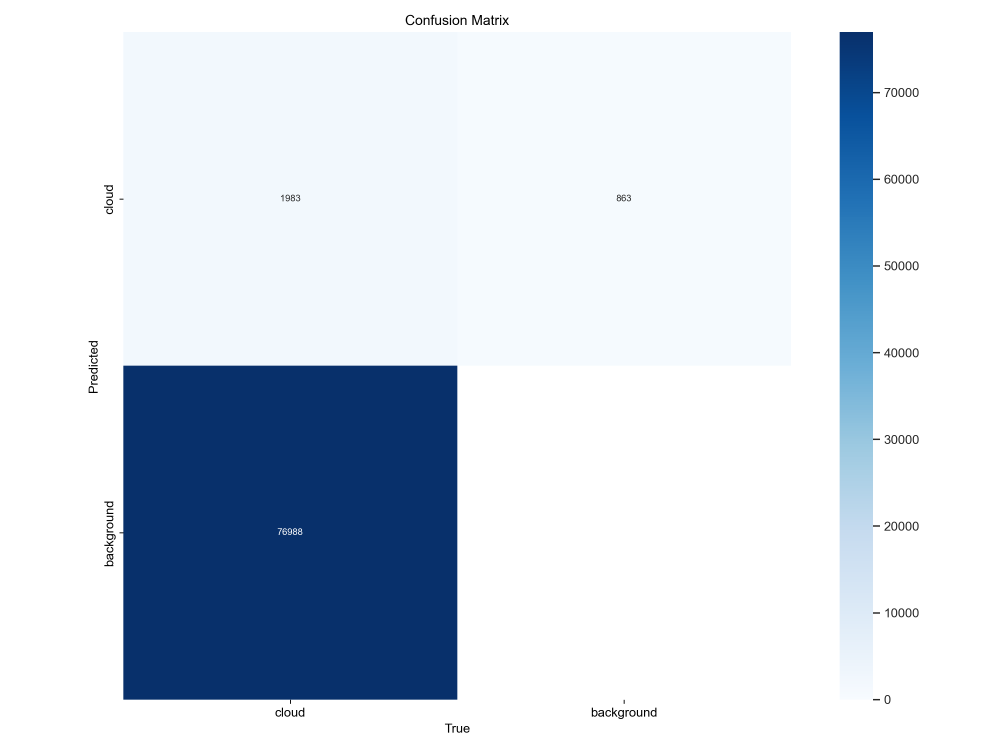
#> input picture model/SAM/segment/train/confusion_matrix.png, 3000 x 2250 px, found by its file name (shown at 1/3 size); its folder holds 4 pictures in this run
$ python get_countours.py
#> lines starting #> are read from the running program, lines starting #| are printed output that depends on the picture; after the words box and inside, x2 and y2 are one past the last pixel; in counts of white or black regions, pixels touching at a corner belong together
import os
import sys
import cv2
import numpy as np

sys.path.append(os.getcwd())


def list_image_files(images_folder: str):
    """
    list all files in  data/ to create the X and target files list
    :param images_folder:
    :return:
    """
    images_list = [os.path.join(images_folder, image_name) for image_name in os.listdir(images_folder)
                   if ".DS_Store" not in image_name
                   ]
    return images_list


def from_mask_image_to_coordinates(mask_file_name: str, cloud_class: str):
    """
    It converts a mask image to many x, y coordinates.
    Used for training a SAM model.
    See: https://www.tutorialspoint.com/opencv_python/opencv_python_image_contours.htm
    See: https://docs.ultralytics.com/datasets/segment/
    """
#> called with mask_file_name = 'Dataset/masks/train/confusion_matrix.png', cloud_class = '0'
    image_mask = cv2.imread(mask_file_name, 0)  # 0 for gray scale
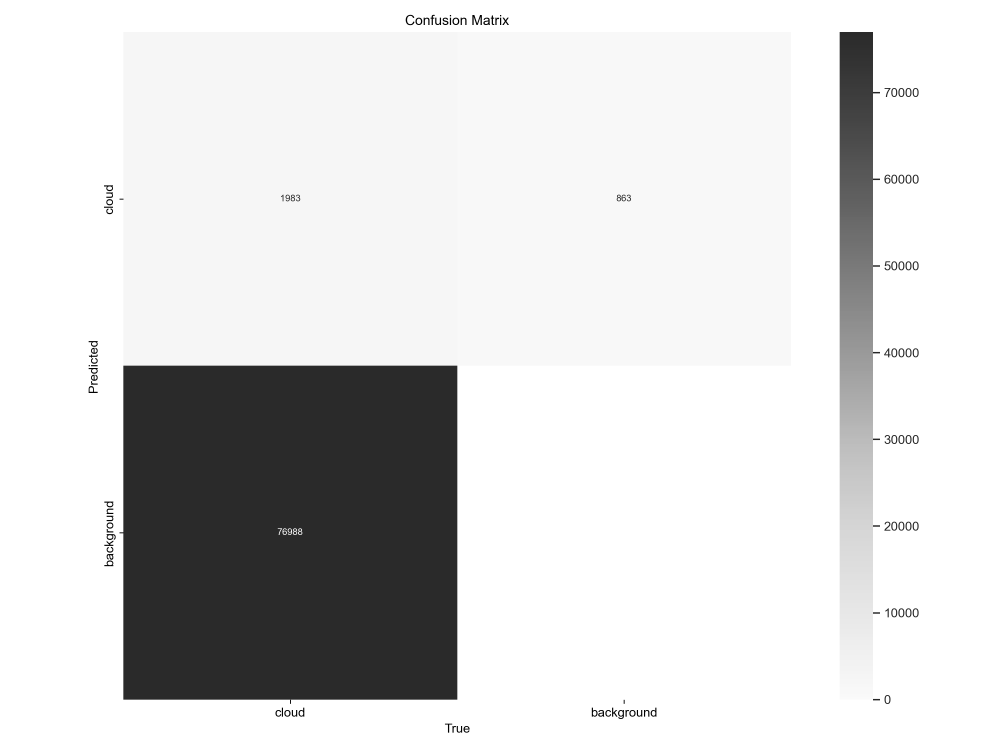
#> image_mask: shape (2250, 3000) (shown at 1/3 size); min 0, max 255, mean 217.3
    height, width = image_mask.shape
#> height = 2250; width = 3000

    if np.any(image_mask, where=255):  # convert if there are clouds
        image_mask = cv2.Canny(image_mask, 30, 200)  # Canny edge detection
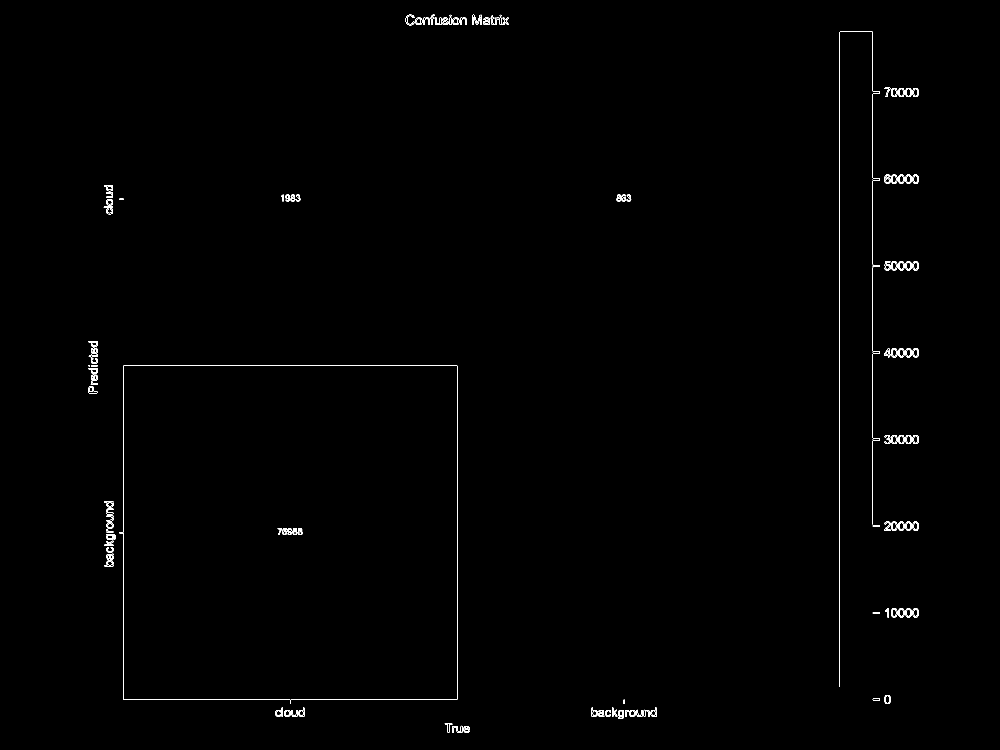
#> image_mask: shape (2250, 3000) (shown at 1/3 size); 0.3% white in thin lines or dots, all inside (x1, y1, x2, y2) = (265, 44, 2756, 2198)

        contours, _ = cv2.findContours(
            image_mask,
            cv2.RETR_EXTERNAL,
            cv2.CHAIN_APPROX_NONE
        )
#> contours = 118 contours, 17 with area under 20; largest, box (x1, y1, x2, y2) and area: (358, 1096, 1372, 2112) 1004054, (2716, 1305, 2735, 1332) 406, (2716, 1045, 2735, 1072) 406, (2695, 1305, 2714, 1332) 405, (2695, 1045, 2714, 1072) 405

        mask_coordinates = []
        for ncontour in range(len(contours)):
            contour = contours[ncontour]
            normalized_contour = contour.reshape(-1, 2) / [width, height]
            flatten_contour = normalized_contour.flatten()
            flatten_contour = np.insert(flatten_contour.astype("str"), 0, cloud_class)
            mask_coordinates.append(flatten_contour)
#> this loop made 118 passes
#> after the loop, mask_coordinates = 118 items
    else:
        mask_coordinates = None
    return mask_coordinates


def generate_labels_files(mask_path: str, label_path: str, cloud_class: str):
    images_filenames = list_image_files(mask_path)
    for index in range(len(images_filenames)):
        print(images_filenames[index])
        mask_fname = images_filenames[index]
        labels = from_mask_image_to_coordinates(mask_fname, cloud_class=str(cloud_class))
#> labels = 118 items

        if labels is not None:
            label_fname = mask_fname.split("/")[-1].split(".")[0] + ".txt"
            label_fname = label_fname.replace("MASK_", "RGB_")
            with open(os.path.join(label_path, label_fname), "w") as label_file:
                for mask_coords in labels:
                    label_file.write(" ".join(mask_coords) + "\n")
#> pass 2 of the loop in generate_labels_files, `for index in range(len(images_filenames)):`:
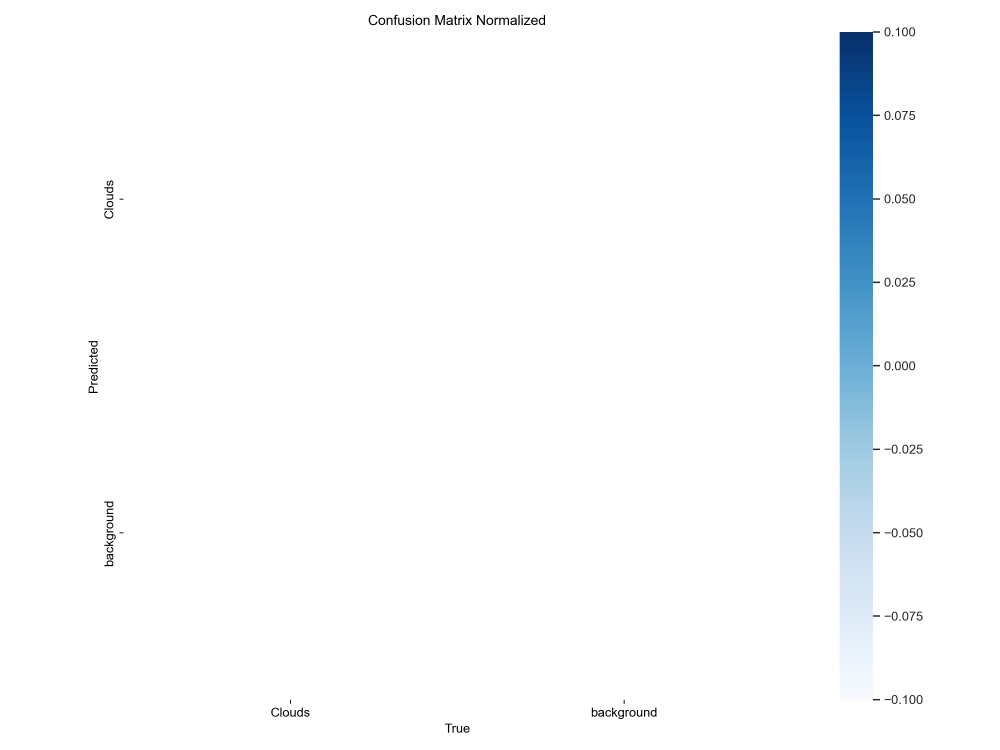
#> input picture model/SAM/segment/train/confusion_matrix_normalized.png, 3000 x 2250 px, found by its file name (shown at 1/3 size)
#> in from_mask_image_to_coordinates (call 2), `image_mask = cv2.imread(mask_file_name, 0)`:
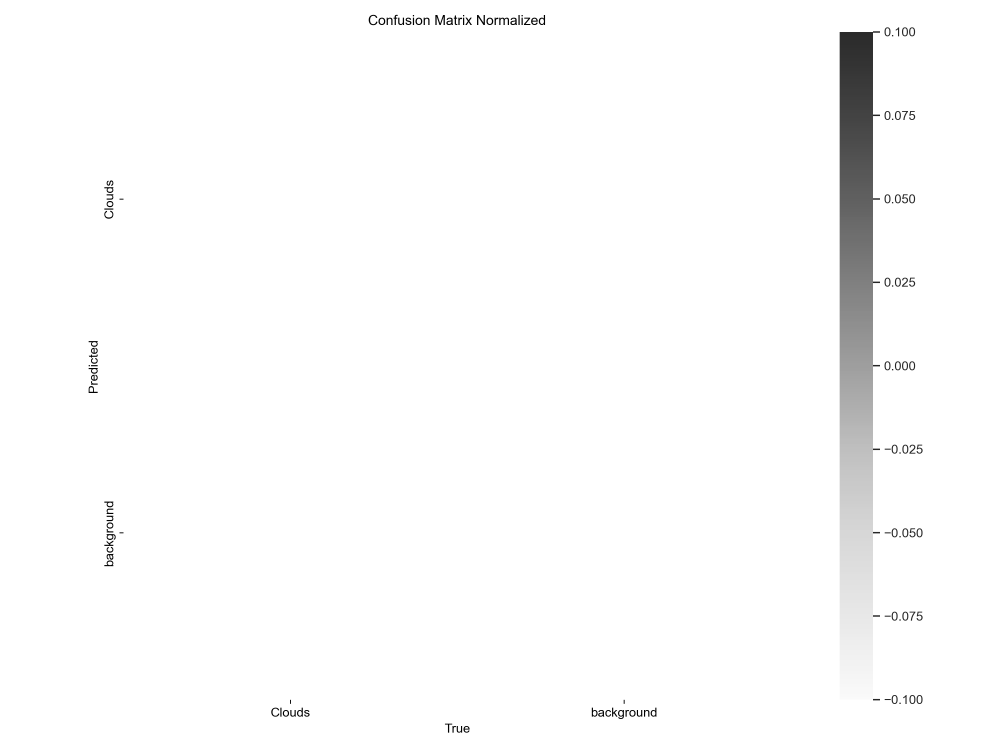
#> image_mask: shape (2250, 3000) (shown at 1/3 size); min 0, max 255, mean 251.3
#> in from_mask_image_to_coordinates (call 2), `image_mask = cv2.Canny(image_mask, 30, 200)`:
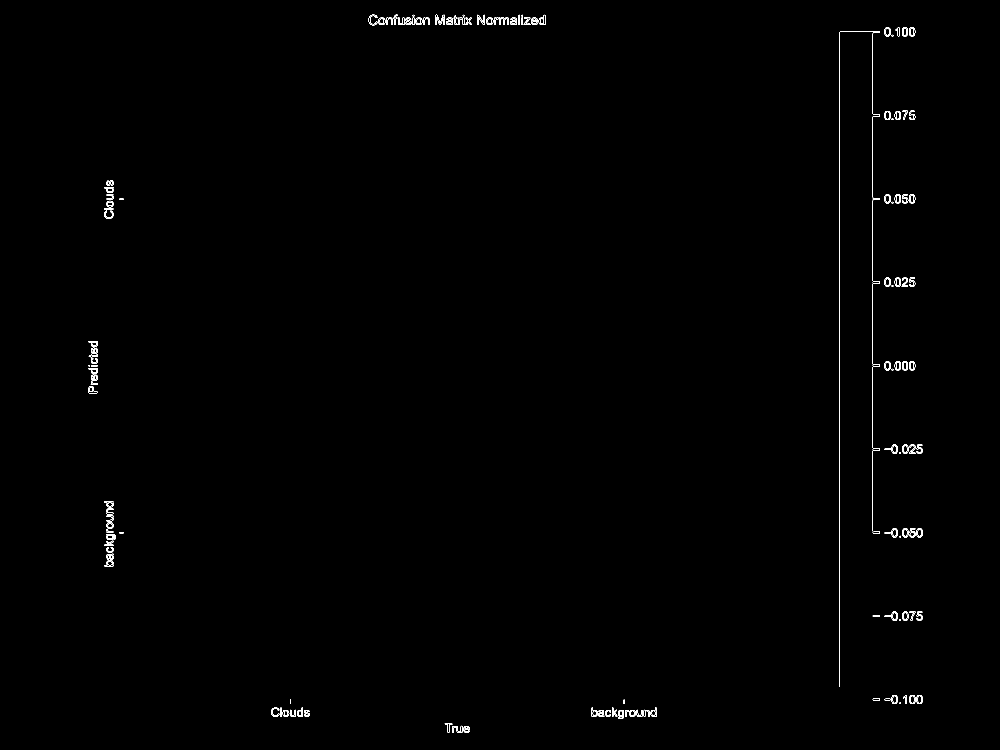
#> image_mask: shape (2250, 3000) (shown at 1/3 size); 0.25% white in thin lines or dots, all inside (x1, y1, x2, y2) = (265, 44, 2768, 2198)
#> contours = 144 contours, 31 with area under 20; largest, box (x1, y1, x2, y2) and area: (2749, 2085, 2768, 2112) 406, (2749, 1585, 2768, 1612) 406, (2684, 1084, 2703, 1111) 406, (2684, 833, 2703, 860) 406, (2684, 583, 2703, 610) 406
#> the loop in from_mask_image_to_coordinates (call 2), `for ncontour in range(len(contours)):` made 144 passes
#> after the loop in from_mask_image_to_coordinates (call 2), `for ncontour in range(len(contours)):`: mask_coordinates = 144 items
#> the loop in generate_labels_files, `for mask_coords in labels:` made 144 passes
#> pass 3 of the loop in generate_labels_files, `for index in range(len(images_filenames)):`:
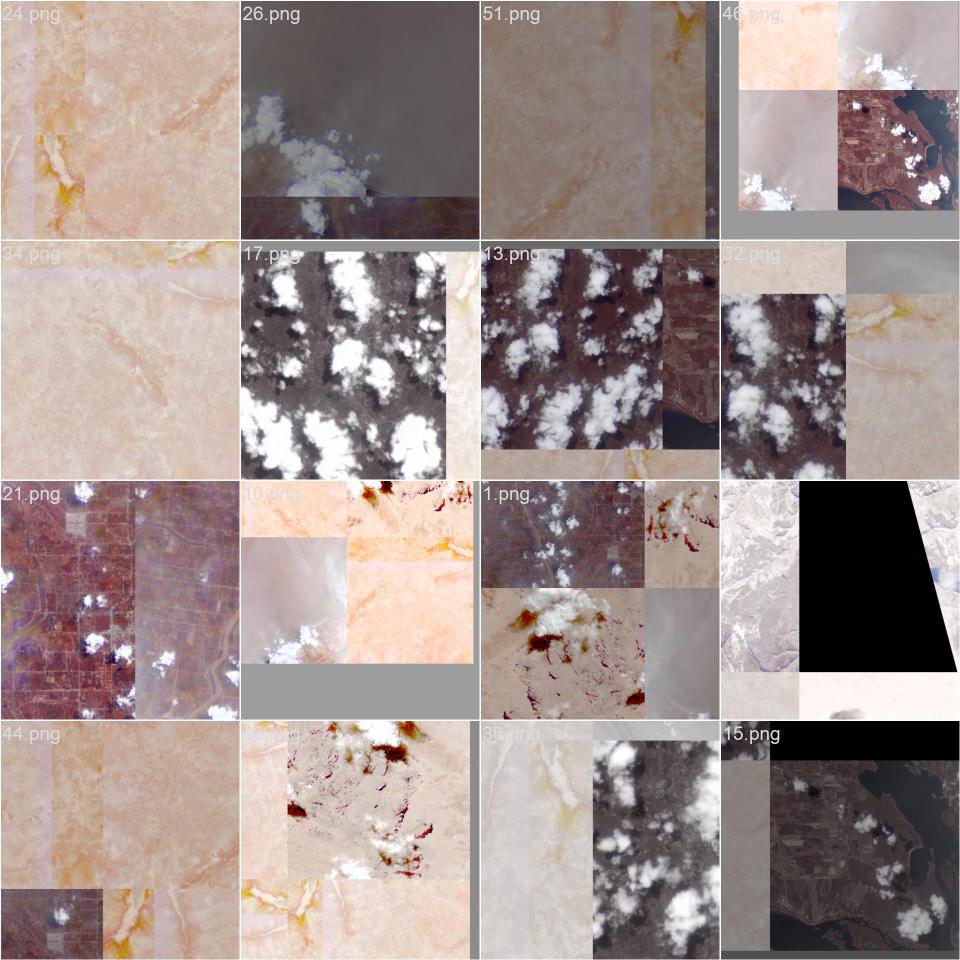
#> input picture model/SAM/segment/train/train_batch0.jpg, 1920 x 1920 px, found by its file name (shown at 1/2 size)
#> in from_mask_image_to_coordinates (call 3), `image_mask = cv2.imread(mask_file_name, 0)`:
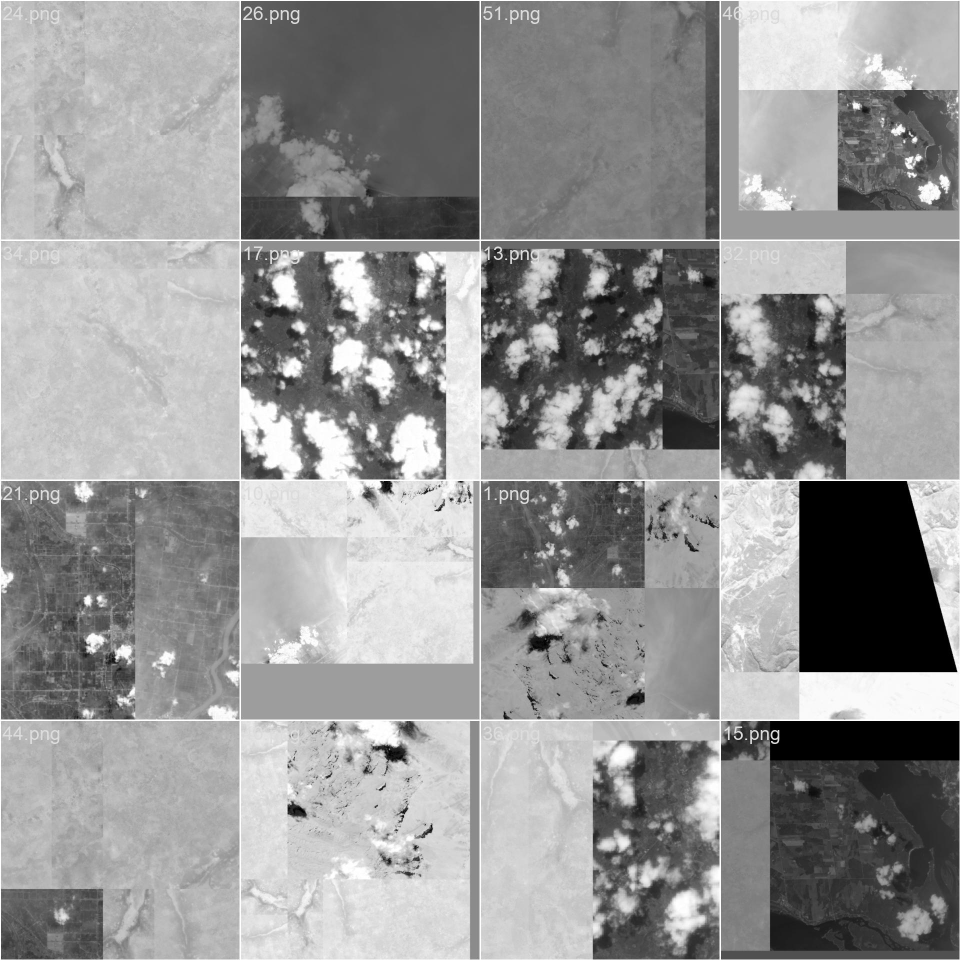
#> image_mask: shape (1920, 1920) (shown at 1/2 size); min 0, max 255, mean 148.5
#> in from_mask_image_to_coordinates (call 3), `image_mask = cv2.Canny(image_mask, 30, 200)`:
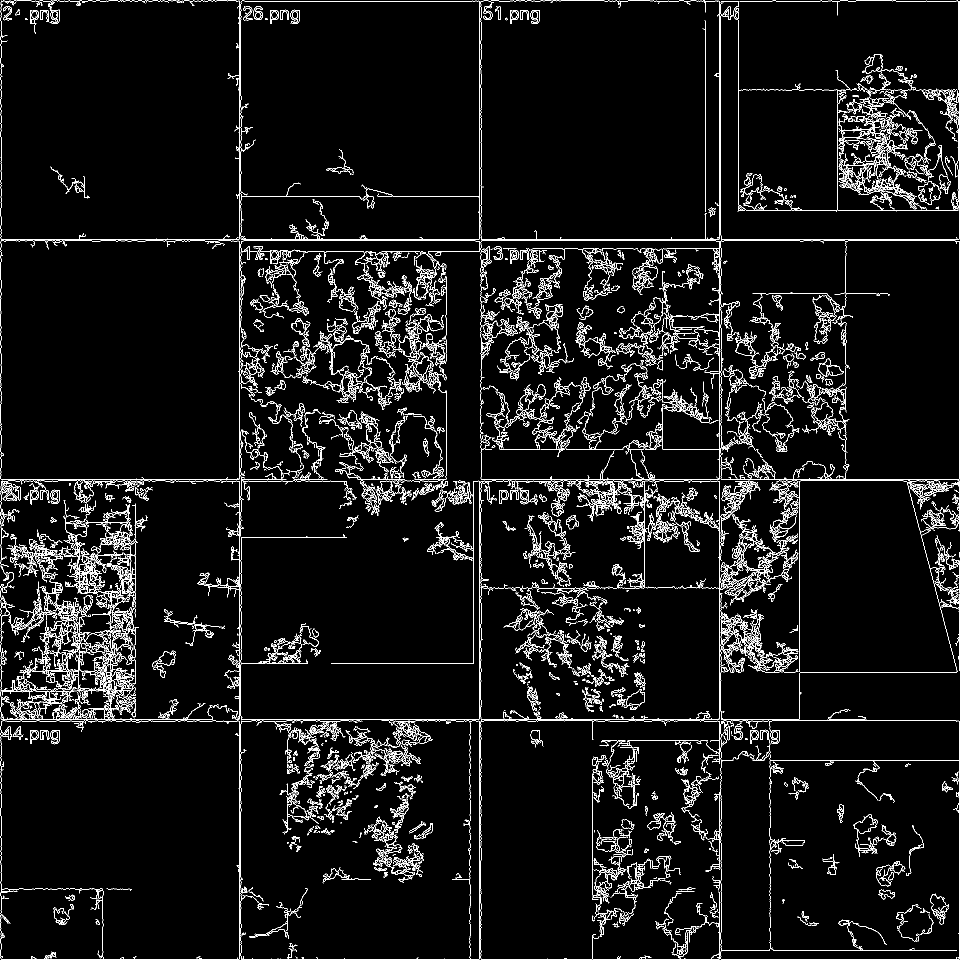
#> image_mask: shape (1920, 1920) (shown at 1/2 size); 5.4% white in thin lines or dots
#> contours = 1236 contours, 848 with area under 20; largest, box (x1, y1, x2, y2) and area: (481, 0, 1440, 480) 454766, (0, 0, 480, 961) 454542, (481, 961, 1440, 1920) 236590, (961, 0, 1920, 960) 228994, (1, 1353, 480, 1920) 227503
#> the loop in from_mask_image_to_coordinates (call 3), `for ncontour in range(len(contours)):` made 1236 passes
#> (contour, flatten_contour) on pass 56: ([[838, 1728]], [0.436, 0.9])
#> after the loop in from_mask_image_to_coordinates (call 3), `for ncontour in range(len(contours)):`: mask_coordinates = 1236 items
#> the loop made 4 passes; the first 3 are shown


if __name__ == "__main__":

    train_mask_path = "Dataset/masks/train"
    val_mask_path = "Dataset/masks/val"
    train_label_path = "Dataset/labels/train/"
    val_label_path = "Dataset/labels/val/"

    [os.makedirs(path, exist_ok=True) for path in [train_label_path, val_label_path]]
    cloud_class = 0

    generate_labels_files(mask_path=train_mask_path, label_path=train_label_path, cloud_class=str(cloud_class))
    generate_labels_files(mask_path=val_mask_path, label_path=val_label_path, cloud_class=str(cloud_class))
#> (the run stopped early here; a loop or call above may not have finished)
